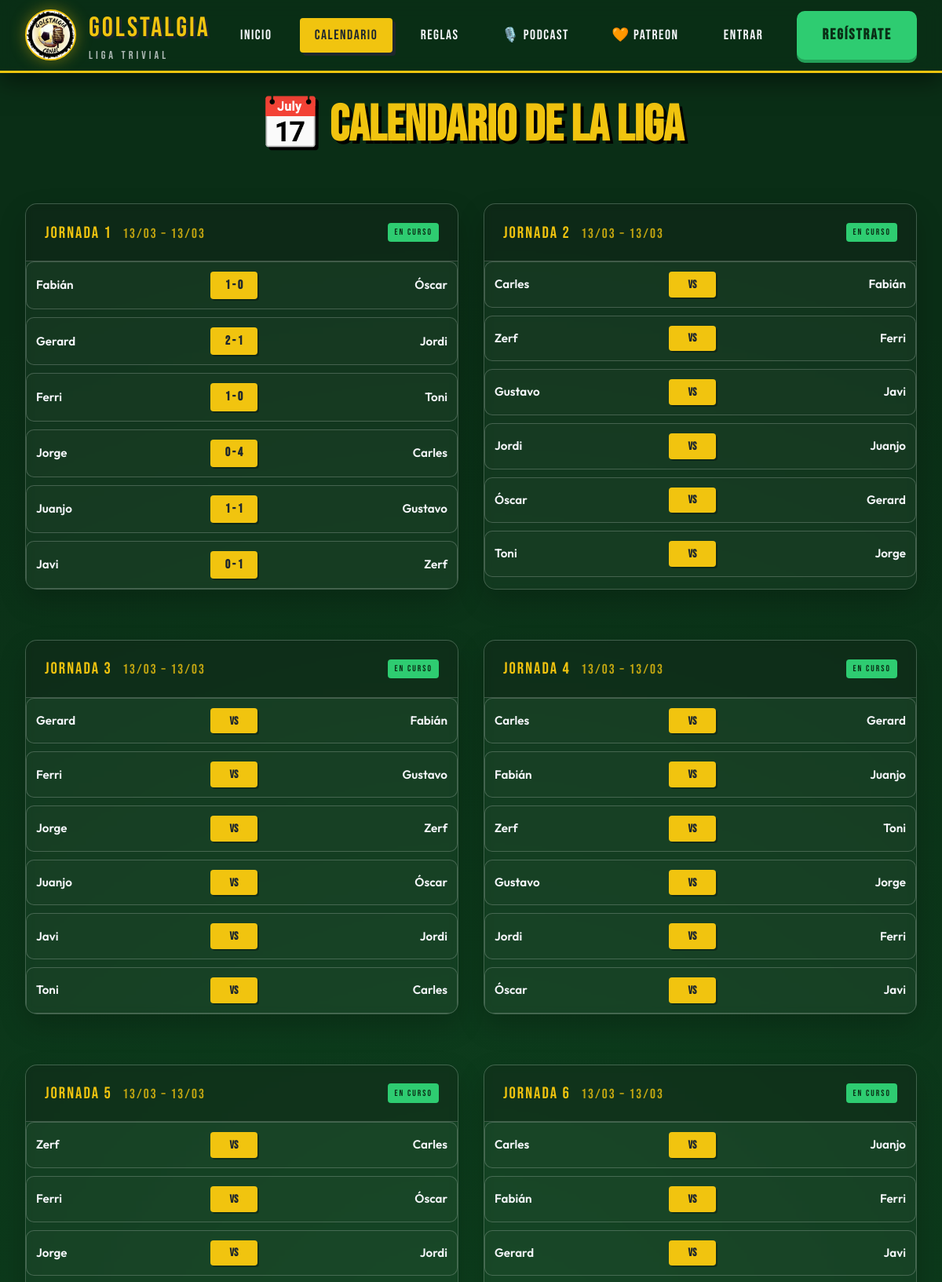
/calendario (upper part), run on the app's committed database.
### tables this page shows
CREATE TABLE `jornadas` (
  `id` int unsigned NOT NULL AUTO_INCREMENT,
  `liga_id` int unsigned NOT NULL,
  `numero` int unsigned NOT NULL,
  `fecha_inicio` date DEFAULT NULL,
  `fecha_fin` date DEFAULT NULL,
  `activa` tinyint(1) NOT NULL DEFAULT '0',
  `created_at` timestamp NULL DEFAULT CURRENT_TIMESTAMP,
  PRIMARY KEY (`id`),
  UNIQUE KEY `uk_jornada_liga` (`liga_id`,`numero`),
  CONSTRAINT `fk_jornada_liga` FOREIGN KEY (`liga_id`) REFERENCES `ligas` (`id`) ON DELETE CASCADE
);

CREATE TABLE `partidas` (
  `id` int unsigned NOT NULL AUTO_INCREMENT,
  `jornada_id` int unsigned NOT NULL,
  `local_id` int unsigned NOT NULL,
  `visitante_id` int unsigned NOT NULL,
  `estado` enum('pendiente','acordada','jugada','cancelada') NOT NULL DEFAULT 'pendiente',
  `fecha_acordada` datetime DEFAULT NULL,
  `created_at` timestamp NULL DEFAULT CURRENT_TIMESTAMP,
  `updated_at` timestamp NULL DEFAULT CURRENT_TIMESTAMP ON UPDATE CURRENT_TIMESTAMP,
  PRIMARY KEY (`id`),
  KEY `fk_partida_jornada` (`jornada_id`),
  KEY `fk_partida_local` (`local_id`),
  KEY `fk_partida_visitante` (`visitante_id`),
  CONSTRAINT `fk_partida_jornada` FOREIGN KEY (`jornada_id`) REFERENCES `jornadas` (`id`) ON DELETE CASCADE,
  CONSTRAINT `fk_partida_local` FOREIGN KEY (`local_id`) REFERENCES `usuarios` (`id`),
  CONSTRAINT `fk_partida_visitante` FOREIGN KEY (`visitante_id`) REFERENCES `usuarios` (`id`)
);

CREATE TABLE `participantes` (
  `id` int unsigned NOT NULL AUTO_INCREMENT,
  `nombre` varchar(100) NOT NULL,
  `usuario_id` int unsigned DEFAULT NULL,
  `created_at` timestamp NULL DEFAULT CURRENT_TIMESTAMP,
  `updated_at` timestamp NULL DEFAULT CURRENT_TIMESTAMP ON UPDATE CURRENT_TIMESTAMP,
  PRIMARY KEY (`id`)
);

CREATE TABLE `resultados` (
  `id` int unsigned NOT NULL AUTO_INCREMENT,
  `partida_id` int unsigned NOT NULL,
  `ganador_id` int unsigned DEFAULT NULL,
  `puntos_local` tinyint unsigned NOT NULL DEFAULT '0',
  `puntos_visitante` tinyint unsigned NOT NULL DEFAULT '0',
  `notas` text,
  `registrado_por` int unsigned DEFAULT NULL,
  `created_at` timestamp NULL DEFAULT CURRENT_TIMESTAMP,
  `updated_at` timestamp NULL DEFAULT CURRENT_TIMESTAMP ON UPDATE CURRENT_TIMESTAMP,
  PRIMARY KEY (`id`),
  UNIQUE KEY `partida_id` (`partida_id`),
  KEY `fk_res_ganador` (`ganador_id`),
  KEY `fk_res_registrado` (`registrado_por`),
  CONSTRAINT `fk_res_ganador` FOREIGN KEY (`ganador_id`) REFERENCES `usuarios` (`id`),
  CONSTRAINT `fk_res_partida` FOREIGN KEY (`partida_id`) REFERENCES `partidas` (`id`) ON DELETE CASCADE,
  CONSTRAINT `fk_res_registrado` FOREIGN KEY (`registrado_por`) REFERENCES `usuarios` (`id`)
);

### src/controllers/HomeController.php (called while the page is built, shortened)
<?php
class HomeController
{
    public function calendario(): void
    {
        $ligaModel    = new LigaModel();
        $jornadaModel = new JornadaModel();
        $partidaModel = new PartidaModel();
        $liga = $ligaModel->activa();
        $jornadasCompletas = [];
        if ($liga) {
            $ligaId = $liga['id'];
            $jornadas = $jornadaModel->allByLiga($ligaId);
            foreach ($jornadas as $j) {
                $jornadasCompletas[] = [
                    'jornada'  => $j,
                    'partidas' => $partidaModel->allByJornada($j['id'])
                ];
            }
        }
        require_once __DIR__ . '/../views/calendario.php';
    }
}

### index.php (called while the page is built)
<?php
require_once __DIR__ . '/config/app.php';
require_once __DIR__ . '/config/Database.php';
$router = new Router();
$router->get( '/auth/login',           [AuthController::class, 'loginForm']);
$router->post('/auth/login',           [AuthController::class, 'login']);
$router->get( '/auth/registro',        [AuthController::class, 'registroForm']);
$router->post('/auth/registro',        [AuthController::class, 'registro']);
$router->get( '/auth/google/callback', [AuthController::class, 'googleCallback']);
$router->get( '/auth/logout',          [AuthController::class, 'logout']);
$router->get('/', [HomeController::class, 'index']);
$router->get('/reglas', [HomeController::class, 'reglas']);
$router->get('/calendario', [HomeController::class, 'calendario']);
$router->get('/dashboard', [DashboardController::class, 'index']);
$router->get( '/admin/usuarios',                  [AdminController::class, 'usuarios']);
$router->get( '/admin/usuarios/crear',            [AdminController::class, 'usuarioCreate']);
$router->post('/admin/usuarios/guardar',          [AdminController::class, 'usuarioStore']);
$router->get( '/admin/usuarios/:id/editar',       [AdminController::class, 'usuarioEdit']);
$router->post('/admin/usuarios/:id/actualizar',   [AdminController::class, 'usuarioUpdate']);
$router->post('/admin/usuarios/:id/eliminar',     [AdminController::class, 'usuarioDelete']);
$router->get( '/admin/participantes',             [AdminController::class, 'participantes']);
$router->get( '/admin/participantes/crear',       [AdminController::class, 'participanteCreate']);
$router->post('/admin/participantes/guardar',     [AdminController::class, 'participanteStore']);
$router->get( '/admin/participantes/:id/editar',  [AdminController::class, 'participanteEdit']);
$router->post('/admin/participantes/:id/actualizar', [AdminController::class, 'participanteUpdate']);
$router->post('/admin/participantes/:id/eliminar', [AdminController::class, 'participanteDelete']);
$router->get( '/admin/ligas',                     [AdminController::class, 'ligas']);
$router->get( '/admin/ligas/crear',               [AdminController::class, 'ligaCreate']);
$router->post('/admin/ligas/guardar',             [AdminController::class, 'ligaStore']);
$router->get( '/admin/ligas/:id/editar',          [AdminController::class, 'ligaEdit']);
$router->post('/admin/ligas/:id/actualizar',      [AdminController::class, 'ligaUpdate']);
$router->get( '/admin/ligas/:ligaId/jornadas',         [AdminController::class, 'jornadas']);
$router->get( '/admin/ligas/:ligaId/jornadas/crear',   [AdminController::class, 'jornadaCreate']);
$router->post('/admin/ligas/:ligaId/jornadas/guardar', [AdminController::class, 'jornadaStore']);
$router->get( '/admin/partidas/:id/resultado',         [AdminController::class, 'resultadoForm']);
$router->post('/admin/partidas/:id/resultado/guardar', [AdminController::class, 'resultadoStore']);
$router->dispatch();

### config/app.php (called while the page is built, shortened)
<?php
spl_autoload_register(function (string $class): void {
    $paths = [
        __DIR__ . '/../src/models/',
        __DIR__ . '/../src/controllers/',
        __DIR__ . '/../src/helpers/',
        __DIR__ . '/../config/',
    ];
    foreach ($paths as $path) {
        $file = $path . $class . '.php';
        if (file_exists($file)) {
            return;
        }
    }
});

### config/Database.php (called while the page is built, shortened)
<?php
class Database
{
    private static ?PDO $instance = null;
    public static function connect(): PDO
    {
        if (self::$instance === null) {
            $env = self::loadEnv();
            $host = $env['DB_HOST'] ?? 'localhost';
            $port = $env['DB_PORT'] ?? '3306';
            $name = $env['DB_NAME'] ?? 'golstalgia';
            $user = $env['DB_USER'] ?? 'root';
            $pass = $env['DB_PASS'] ?? '';
            $dsn = "mysql:host={$host};port={$port};dbname={$name};charset=utf8mb4";
            try {
                self::$instance = new PDO($dsn, $user, $pass, [
                    PDO::ATTR_ERRMODE            => PDO::ERRMODE_EXCEPTION,
                    PDO::ATTR_DEFAULT_FETCH_MODE => PDO::FETCH_ASSOC,
                    PDO::ATTR_EMULATE_PREPARES   => false,
                ]);
            } catch (PDOException $e) {
                error_log("DB Connection failed: " . $e->getMessage());
                http_response_code(500);
                die(json_encode(['error' => 'Database connection failed']));
            }
        }
        return self::$instance;
    }
    private static function loadEnv(): array
    {
        $envFile = dirname(__DIR__) . '/.env';
        $env = [];
        if (!file_exists($envFile)) {
            return $env;
        }
        return $env;
    }
}

### src/models/LigaModel.php (called while the page is built, shortened)
<?php
class LigaModel
{
    private PDO $db;
    public function __construct()
    {
        $this->db = Database::connect();
    }
    public function activa(): ?array
    {
        $stmt = $this->db->query("SELECT * FROM ligas WHERE activa = 1 ORDER BY id DESC LIMIT 1");
        return $stmt->fetch() ?: null;
    }
}

### src/models/JornadaModel.php (called while the page is built, shortened)
<?php
class JornadaModel
{
    private PDO $db;
    public function __construct()
    {
        $this->db = Database::connect();
    }
    public function allByLiga(int $ligaId): array
    {
        $stmt = $this->db->prepare(
            "SELECT j.*, COUNT(p.id) as total_partidas
             FROM jornadas j
             LEFT JOIN partidas p ON p.jornada_id = j.id
             WHERE j.liga_id = ?
             GROUP BY j.id
             ORDER BY j.numero"
        );
        $stmt->execute([$ligaId]);
        return $stmt->fetchAll();
    }
}

### src/models/PartidaModel.php (called while the page is built, shortened)
<?php
class PartidaModel
{
    private PDO $db;
    public function __construct()
    {
        $this->db = Database::connect();
    }
    public function allByJornada(int $jornadaId): array
    {
        $stmt = $this->db->prepare(
            "SELECT p.*,
                    ul.nombre AS nombre_local,
                    uv.nombre AS nombre_visitante,
                    r.puntos_local, r.puntos_visitante, r.ganador_id
             FROM partidas p
             JOIN participantes ul ON ul.id = p.local_id
             JOIN participantes uv ON uv.id = p.visitante_id
             LEFT JOIN resultados r ON r.partida_id = p.id
             WHERE p.jornada_id = ?
             ORDER BY p.id"
        );
        $stmt->execute([$jornadaId]);
        return $stmt->fetchAll();
    }
}

### src/views/calendario.php (the view, shortened to what this page needs)
<div class="calendar-page">
    <h1 style="font-family: var(--font-display); font-size: 4rem; text-align: center; color: var(--amarillo-retro); margin-bottom: 3rem; text-shadow: 4px 4px 0 #000;">📅 CALENDARIO DE LA LIGA</h1>
    <div class="grid-2">
        <?php foreach ($jornadasCompletas as $item): ?>
            <?php $j = $item['jornada']; $partidas = $item['partidas']; ?>
            <div class="card" style="margin-bottom: 2rem;">
                <div class="card-header" style="display: flex; justify-content: space-between; align-items: center;">
                    <span>
                        JORNADA <?= $j['numero'] ?>
                        <?php if ($j['fecha_inicio'] && $j['fecha_fin']): ?>
                            <small style="font-weight:400; opacity:0.8; margin-left:0.5rem;">
                                <?= date('d/m', strtotime($j['fecha_inicio'])) ?> – <?= date('d/m', strtotime($j['fecha_fin'])) ?>
                            </small>
                        <?php endif; ?>
                    </span>
                    <?php
                        $hoy   = date('Y-m-d');
                        $enCurso = $j['activa']
                            && (!empty($j['fecha_inicio']) && !empty($j['fecha_fin']))
                            && ($hoy >= $j['fecha_inicio'] && $hoy <= $j['fecha_fin']);
                    ?>
                    <?php if ($enCurso): ?>
                        <span class="badge" style="background: var(--verde-vivo); color: var(--verde-oscuro); font-size: 0.7rem; padding: 0.2rem 0.5rem; border-radius: 4px;">EN CURSO</span>
                    <?php endif; ?>
                </div>
                <div class="card-body">
                    <div class="match-list">
                        <?php if (empty($partidas)): ?>
                            <p style="text-align: center; opacity: 0.5; padding: 1rem;">Partidos por asignar.</p>
                        <?php else: ?>
                            <?php foreach ($partidas as $p): ?>
                                <div class="match-row" style="padding: 0.75rem;">
                                    <div class="match-team" style="font-size: 0.95rem;"><?= htmlspecialchars($p['nombre_local']) ?></div>
                                    <?php if ($p['estado'] === 'jugada'): ?>
                                        <div class="match-score" style="font-size: 1rem; width: 60px;"><?= $p['puntos_local'] ?> - <?= $p['puntos_visitante'] ?></div>
                                    <?php else: ?>
                                        <div class="match-vs" style="font-size: 0.9rem; width: 60px;">VS</div>
                                    <?php endif; ?>
                                    <div class="match-team right" style="font-size: 0.95rem;"><?= htmlspecialchars($p['nombre_visitante']) ?></div>
                                </div>
                            <?php endforeach; ?>
                        <?php endif; ?>
                    </div>
                </div>
            </div>
        <?php endforeach; ?>
    </div>
</div>
<?php
require_once __DIR__ . '/partials/layout.php';
?>

### public/css/app.css (style rules this page uses)
:root { --verde-cesped: #1b8a3e; --verde-oscuro: #0a2e16; --verde-vivo: #2ecc71; --amarillo-retro: #f1c40f; --amarillo-brillo: #feca57; --rojo-pasion: #e74c3c; --blanco-vintage: #f5f6fa; --negro-carbon: #1e272e; --glass: rgba(255, 255, 255, 0.1); --glass-border: rgba(255, 255, 255, 0.2); --shadow-retro: 6px 6px 0px rgba(0,0,0,0.8); --font-display: 'Bebas Neue', cursiva; --font-main: 'Outfit', sans-serif; --transition: all 0.3s cubic-bezier(0.4, 0, 0.2, 1); }
*, *::before, *::after { box-sizing: border-box; margin: 0; padding: 0; }
body { font-family: var(--font-main); background: var(--verde-oscuro); background-image: radial-gradient(circle at 50% 50%, rgba(27, 138, 62, 0.2) 0%, transparent 80%), url("https://www.transparenttextures.com/patterns/carbon-fibre.png"); color: var(--blanco-vintage); min-height: 100vh; line-height: 1.6; overflow-x: hidden; }
.card { background: rgba(255,255,255,0.03); border: 1px solid var(--glass-border); backdrop-filter: blur(5px); border-radius: 15px; overflow: hidden; box-shadow: 0 15px 35px rgba(0,0,0,0.2); transition: var(--transition); }
.card-header { background: rgba(0,0,0,0.2); padding: 1.2rem 1.5rem; border-bottom: 1px solid var(--glass-border); font-family: var(--font-display); font-size: 1.3rem; color: var(--amarillo-retro); letter-spacing: 2px; }
.match-list { display: flex; flex-direction: column; gap: 10px; }
.match-row { display: grid; grid-template-columns: 1fr 80px 1fr; align-items: center; background: rgba(255,255,255,0.02); padding: 1rem; border-radius: 10px; border: 1px solid var(--glass-border); transition: var(--transition); }
.match-team { font-weight: 600; font-size: 1.1rem; }
.match-team.right { text-align: right; }
.match-score, .match-vs { background: var(--amarillo-retro); color: var(--negro-carbon); font-weight: 800; text-align: center; padding: 0.3rem 0; border-radius: 4px; font-family: var(--font-display); font-size: 1.2rem; box-shadow: 2px 2px 0 rgba(0,0,0,0.3); }
.grid-2 { display: grid; grid-template-columns: repeat(2, 1fr); gap: 2rem; }

### data on the page
jornadas: numero "1", fecha_inicio "13/03", fecha_fin "13/03", activa "EN CURSO"
partidas: participantes.nombre "Fabián", resultados.puntos_local "1", resultados.puntos_visitante "0", participantes.nombre "Óscar"
partidas: participantes.nombre "Gerard", resultados.puntos_local "2", resultados.puntos_visitante "1", participantes.nombre "Jordi"
partidas: participantes.nombre "Ferri", resultados.puntos_local "1", resultados.puntos_visitante "0", participantes.nombre "Toni"
partidas: participantes.nombre "Jorge", resultados.puntos_local "0", resultados.puntos_visitante "4", participantes.nombre "Carles"
partidas: participantes.nombre "Juanjo", resultados.puntos_local "1", resultados.puntos_visitante "1", participantes.nombre "Gustavo"
partidas: participantes.nombre "Javi", resultados.puntos_local "0", resultados.puntos_visitante "1", participantes.nombre "Zerf"
jornadas: numero "2", fecha_inicio "13/03", fecha_fin "13/03", activa "EN CURSO"
partidas: participantes.nombre "Carles", estado "VS", participantes.nombre "Fabián"
partidas: participantes.nombre "Zerf", estado "VS", participantes.nombre "Ferri"
partidas: participantes.nombre "Gustavo", estado "VS", participantes.nombre "Javi"
partidas: participantes.nombre "Jordi", estado "VS", participantes.nombre "Juanjo"
partidas: participantes.nombre "Óscar", estado "VS", participantes.nombre "Gerard"
partidas: participantes.nombre "Toni", estado "VS", participantes.nombre "Jorge"
jornadas: numero "3", fecha_inicio "13/03", fecha_fin "13/03", activa "EN CURSO"
partidas: participantes.nombre "Gerard", estado "VS", participantes.nombre "Fabián"
partidas: participantes.nombre "Ferri", estado "VS", participantes.nombre "Gustavo"
partidas: participantes.nombre "Jorge", estado "VS", participantes.nombre "Zerf"
partidas: participantes.nombre "Juanjo", estado "VS", participantes.nombre "Óscar"
partidas: participantes.nombre "Javi", estado "VS", participantes.nombre "Jordi"
partidas: participantes.nombre "Toni", estado "VS", participantes.nombre "Carles"
jornadas: numero "4", fecha_inicio "13/03", fecha_fin "13/03", activa "EN CURSO"
partidas: participantes.nombre "Carles", estado "VS", participantes.nombre "Gerard"
partidas: participantes.nombre "Fabián", estado "VS", participantes.nombre "Juanjo"
partidas: participantes.nombre "Zerf", estado "VS", participantes.nombre "Toni"
partidas: participantes.nombre "Gustavo", estado "VS", participantes.nombre "Jorge"
partidas: participantes.nombre "Jordi", estado "VS", participantes.nombre "Ferri"
partidas: participantes.nombre "Óscar", estado "VS", participantes.nombre "Javi"
jornadas: numero "5", fecha_inicio "13/03", fecha_fin "13/03", activa "EN CURSO"
partidas: participantes.nombre "Zerf", estado "VS", participantes.nombre "Carles"
partidas: participantes.nombre "Ferri", estado "VS", participantes.nombre "Óscar"
partidas: participantes.nombre "Jorge", estado "VS", participantes.nombre "Jordi"
jornadas: numero "6", fecha_inicio "13/03", fecha_fin "13/03", activa "EN CURSO"
partidas: participantes.nombre "Carles", estado "VS", participantes.nombre "Juanjo"
partidas: participantes.nombre "Fabián", estado "VS", participantes.nombre "Ferri"
partidas: participantes.nombre "Gerard", estado "VS", participantes.nombre "Javi"
